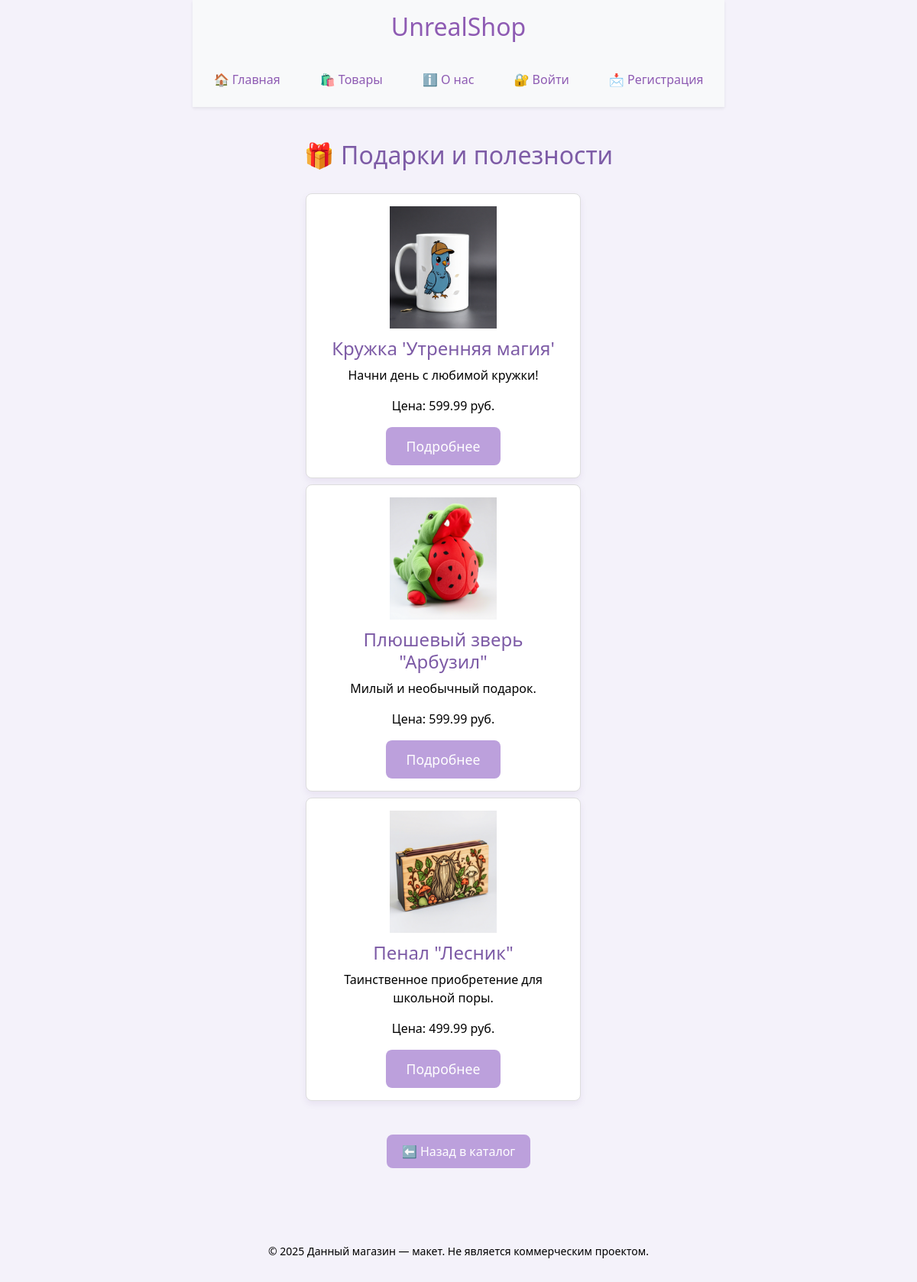
Screenshot of /catalog/gifts with the database file from the repository.
### website/models.py (models this page shows)
class Product(db.Model):
    id = db.Column(db.Integer, primary_key=True)
    name = db.Column(db.String(100), nullable=False)
    price = db.Column(db.Float, nullable=False)
    description = db.Column(db.Text)
    image = db.Column(db.String(200))
    category = db.Column(db.String(50), nullable=False)

### website/views.py (the view)
@views.route('/catalog/gifts')
def gifts():
    items = Product.query.filter_by(category='gifts').all()
    return render_template('gifts.html', products=items)

### website/templates/gifts.html (shortened to what this page needs)
{% extends "base.html" %}
{% block content %}
<h1>🎁 Подарки и полезности</h1>
<div class="product-grid">
    {% if products %}
        {% for product in products %}
            <div class="product-card">
                <img src="{{ url_for('static', filename=product.image) }}" alt="{{ product.name }}">
                <h4>{{ product.name }}</h4>
                <p>{{ product.description | truncate(60) }}</p>
                <p>Цена: {{ product.price | round(2) }} руб.</p>
                <div class="btn-wrapper">
                    <a href="{{ url_for('views.product', product_id=product.id) }}" class="btn btn-outline-primary btn-details">Подробнее</a>
                </div>
            </div>
        {% endfor %}
    {% else %}
        <p>В этой категории пока нет товаров.</p>
    {% endif %}
</div>
<br>
<div class="catalog-container">
    <a href="{{ url_for('views.catalog') }}" class="btn-back">⬅️ Назад в каталог</a>
</div>
{% endblock %}

### static/css/style.css (style rules this page uses)
body { display: flex; flex-direction: column; align-items: center; justify-content: center; min-height: 100vh; margin: 0; font-family: 'Segoe UI', Tahoma, Geneva, Verdana, sans-serif; background-color: #f4f2fa; color: #7d5ba6; }
h1, h2, h3, h4, a, label, li { color: #7d5ba6; }
p, span { color: #000000; }
.btn { font-size: 1rem; padding: 10px 20px; border-radius: 8px; transition: background-color 0.3s ease; background-color: #bca0dc; color: white; border: none; }
:root { --bs-primary: #8e5bb3; --bs-primary-rgb: 142, 91, 179; }
.product-grid { display: flex; flex-wrap: wrap; gap: 20px; justify-content: center; }
.product-card { background-color: white; border: 1px solid #ddd; border-radius: 12px; padding: 16px; width: 250px; box-shadow: 0 4px 8px rgba(125, 91, 166, 0.1); text-align: left; }
.product-card img { width: 100%; border-radius: 8px; margin-bottom: 12px; max-height: 160px; object-fit: contain; }
h1 { font-size: 2rem; color: #7d5ba6; margin-bottom: 30px; }
.btn { font-size: 1.1rem; padding: 12px 24px; border-radius: 8px; width: 150px; cursor: pointer; transition: background-color 0.3s ease, transform 0.2s ease; }
.btn-back { background-color: #a88ed8; color: white; border: none; }
.product-grid { display: grid; flex-wrap: wrap; gap: 8px; justify-content: center; grid-template-columns: repeat(auto-fit, min(2px, 1fr)); }
.product-card { display: flex; flex-direction: column; height: 100%; padding: 16px; border: 1px solid #ccc; border-radius: 8px; }
.product-card img { max-width: 100%; height: auto; }
.product-card .btn { margin-top: auto; }
.btn-back { display: inline-block; padding: 10px 20px; margin-top: 20px; background-color: #bca0dc; color: white; border: none; border-radius: 8px; text-decoration: none; font-size: 1rem; transition: background-color 0.3s ease; }
.product-card { background-color: white; border: 1px solid #ddd; border-radius: 8px; padding: 16px; text-align: center; box-shadow: 0 4px 8px rgba(125, 91, 166, 0.1); width: 90%; font-family: 'Segoe UI', Tahoma, Geneva, Verdana, sans-serif; max-width: 400px; }
.product-card img { width: 100%; height: 160px; object-fit: contain; border-radius: 8px; margin-bottom: 12px; }

### rows the page displays
Product: image (picture), name "Кружка 'Утренняя магия'", description "Начни день с любимой кружки!", price "599.99"
Product: image (picture), name "Плюшевый зверь \"Арбузил\"", description "Милый и необычный подарок.", price "599.99"
Product: image (picture), name "Пенал \"Лесник\"", description "Таинственное приобретение для школьной поры.", price "499.99"
